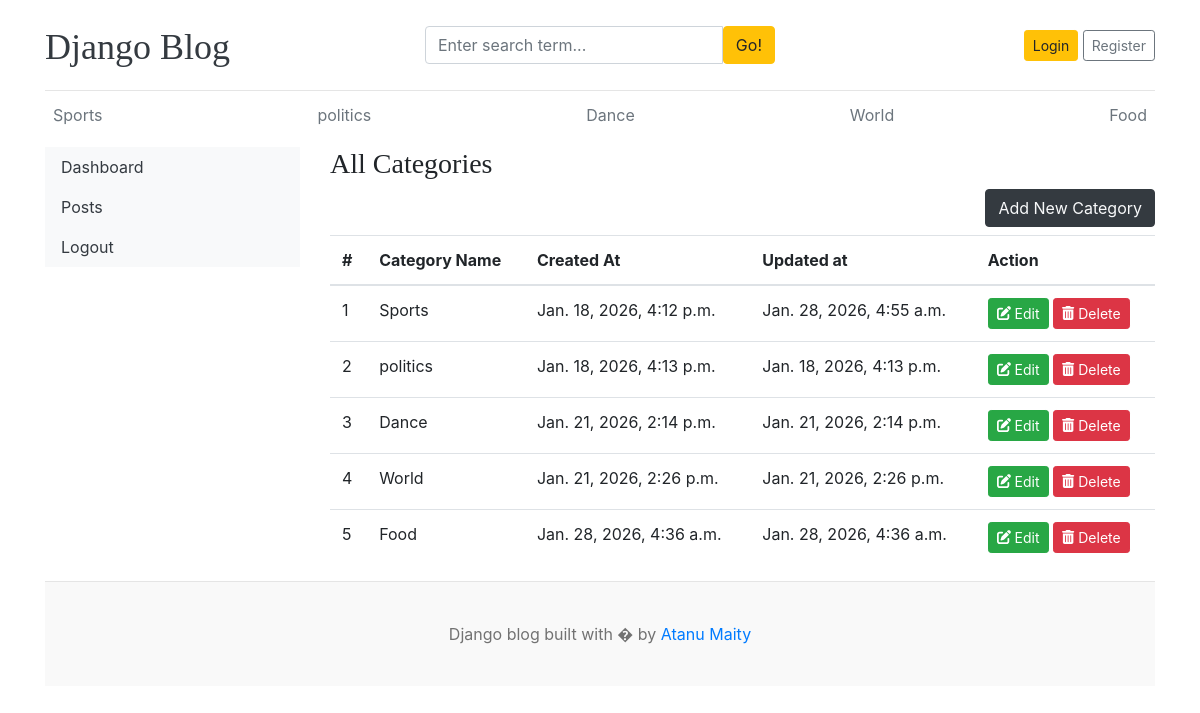
/dashboard/categories/, run on the app's committed database.
### blogs/models.py (models this page shows)
class Category(models.Model):
    category_name = models.CharField(max_length=100, unique=True)
    created_at = models.DateTimeField(auto_now_add=True)
    updated_at = models.DateTimeField(auto_now=True)
    class Meta:
        verbose_name_plural = "Categories"
    def __str__(self):
        return self.category_name

### dashboard/views.py (the view)
# urls.py: path('categories/',views.categories,name='categories'),
def categories(request):
    return render(request,'dashboard/categories.html')

### blogs/context_processors.py (called while the page is built)
def get_categories(request):
    categories = Category.objects.all()
    return dict(categories=categories)

def get_social_links(request):
    follow_us_links = FollowUs.objects.all()
    return dict(follow_us_links=follow_us_links)

### templates/dashboard/categories.html
{% extends 'base.html' %}
{% block content %}
    <div class="row">
    {% include 'dashboard/sidebar.html' %}
    <div class="col-md-9">
        <h3>All Categories</h3>
        <a href="{% url 'add_category' %} " class="btn btn-dark text-light float-right mb-2">Add New Category</a>
        <table class="table table-hover">
            <thead>
                <tr>
                    <th >#</th>
                    <th >Category Name</th>
                    <th >Created At</th>
                    <th >Updated at</th>
                    <th >Action</th>
                </tr>
            </thead>
            <tbody>
               {% for category in categories %}
                <tr>
                    <td>{{ forloop.counter }}</td>
                    <td>{{ category }}</td>
                    <td>{{ category.created_at }}</td>
                    <td>{{ category.updated_at }}</td>
                    <td>
                        <a href="{% url 'edit_category' category.id %}" class="btn btn-sm btn-success"><i class="fas fa-edit"></i> Edit</a>
                        <a href="{% url 'delete_category' category.id %}" class="btn btn-sm btn-danger"><i class="fas fa-trash-alt"></i> Delete</a>
                    </td>
                </tr>
                {% endfor %}
            </tbody>
        </table>
    </div>
 </div>
 {%endblock %}

### templates/base.html (shortened to what this page needs)
 {% load static %}
<!DOCTYPE html>
<html lang="en">
<head>
    <link href="https://getbootstrap.com/docs/4.0/dist/css/bootstrap.min.css" rel="stylesheet" />
    <link href="{% static 'css/blog.css' %}" rel="stylesheet" />
    <link rel="stylesheet" href="https://cdnjs.cloudflare.com/ajax/libs/toastify-js/1.6.1/toastify.css" />
</head>
<body>
    <div class="container">
      <header class="blog-header py-3">
        <div class="row flex-nowrap justify-content-between align-items-center">
          <div class="col-4 pt-1">
            <a class="blog-header-logo text-dark" href="/">Django Blog</a>
          </div>
          <div class="col-4">
            <form action="{% url 'search' %}" method="get">
                    <div class="input-group">
                        <input class="form-control" type="text" name="keyword" value="{{keyword}}" placeholder="Enter search term..." aria-label="Enter search term..." aria-describedby="button-search" />
                        <button type="submit" class="btn btn-warning" id="button-search" type="button">Go!</button>
                    </div>
            </form>
          </div>
          {% if user.is_authenticated %}
          <div class="col-4 d-flex justify-content-end align-items-center">
            <span><a href="{% url 'dashboard' %}">Dashboard</a></span> &nbsp;
            <a class="btn btn-sm btn-warning" href="{% url 'logout' %}">Logout</a>
          </div>
          {% else %}
          <div class="col-4 d-flex justify-content-end align-items-center">
            <a class="btn btn-sm btn-warning" href="{% url 'login' %}">Login</a> &nbsp;
            <a class="btn btn-sm btn-outline-secondary" href="{% url 'register' %}">Register</a>
          </div>
          {% endif %}
        </div>
      </header>
      <div class="nav-scroller py-1 mb-2">
        <nav class="nav d-flex justify-content-between">
          {% for category in categories %}
          <a class="p-2 text-muted" href="{% url 'post_by_category' category.id %}">{{ category.category_name }}</a>
          {% endfor %}
        </nav>
      </div>
{% block content %}
{% endblock %}
<footer class="blog-footer">
  <p>Django blog built with � by <a href="#">Atanu Maity</a></p>
</footer>
</body>
</html>

### templates/dashboard/sidebar.html (shortened to what this page needs)
<div class="col-md-3">
        <div class="nav flex-column nav-pills bg-light" aria-orientation="vertical">
            <a href="{% url 'dashboard' %}" class="nav-link text-dark {% if '/dashboard/' == request.path %}bg-warning{% endif %}">Dashboard</a>
            <a href="{% url 'posts' %}" class="nav-link text-dark {% if '/posts/' in request.path %}bg-warning{% endif %}">Posts</a>
            <a href="{% url 'user_logout' %}" class="nav-link text-dark {% if '/logout/' in request.path %}bg-warning{% endif %}">Logout</a>
        </div>
    </div>

### blog_main/static/css/blog.css (style rules this page uses)
.blog-header { border-bottom: 1px solid #e5e5e5; }
.blog-header-logo { font-family: "Playfair Display", Georgia, "Times New Roman", serif; font-size: 2.25rem; }
h1, h2, h3, h4, h5, h6 { font-family: "Playfair Display", Georgia, "Times New Roman", serif; }
.blog-footer { padding: 2.5rem 0; color: #727272; text-align: center; background-color: #f9f9f9; border-top: .05rem solid #e5e5e5; }
.blog-footer p:last-child { margin-bottom: 0; }

### data on the page
Category: category_name "Sports", created_at "Jan. 18, 2026, 4:12 p.m.", updated_at "Jan. 28, 2026, 4:55 a.m."
Category: category_name "politics", created_at "Jan. 18, 2026, 4:13 p.m.", updated_at "Jan. 18, 2026, 4:13 p.m."
Category: category_name "Dance", created_at "Jan. 21, 2026, 2:14 p.m.", updated_at "Jan. 21, 2026, 2:14 p.m."
Category: category_name "World", created_at "Jan. 21, 2026, 2:26 p.m.", updated_at "Jan. 21, 2026, 2:26 p.m."
Category: category_name "Food", created_at "Jan. 28, 2026, 4:36 a.m.", updated_at "Jan. 28, 2026, 4:36 a.m."
